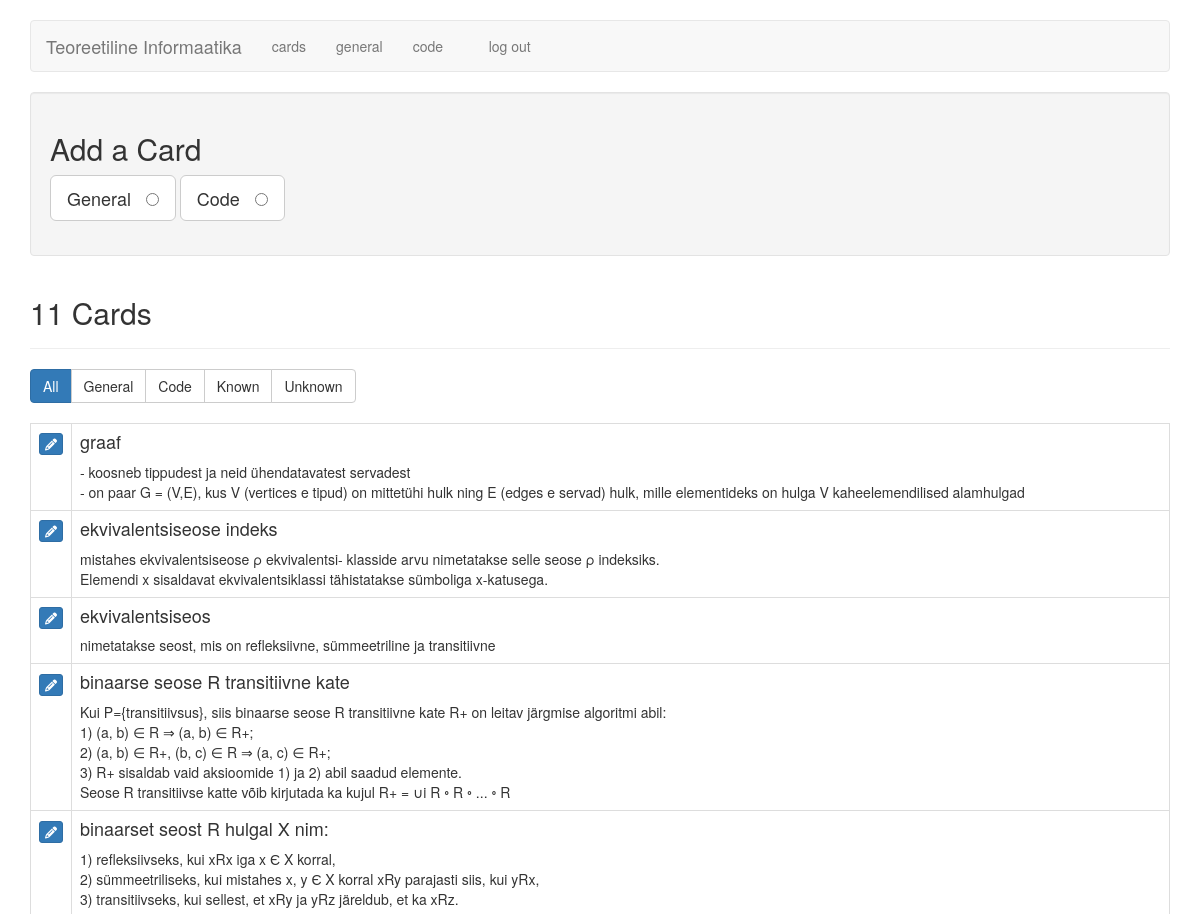
Page /cards (signed in, upper part) on the earlier database version.
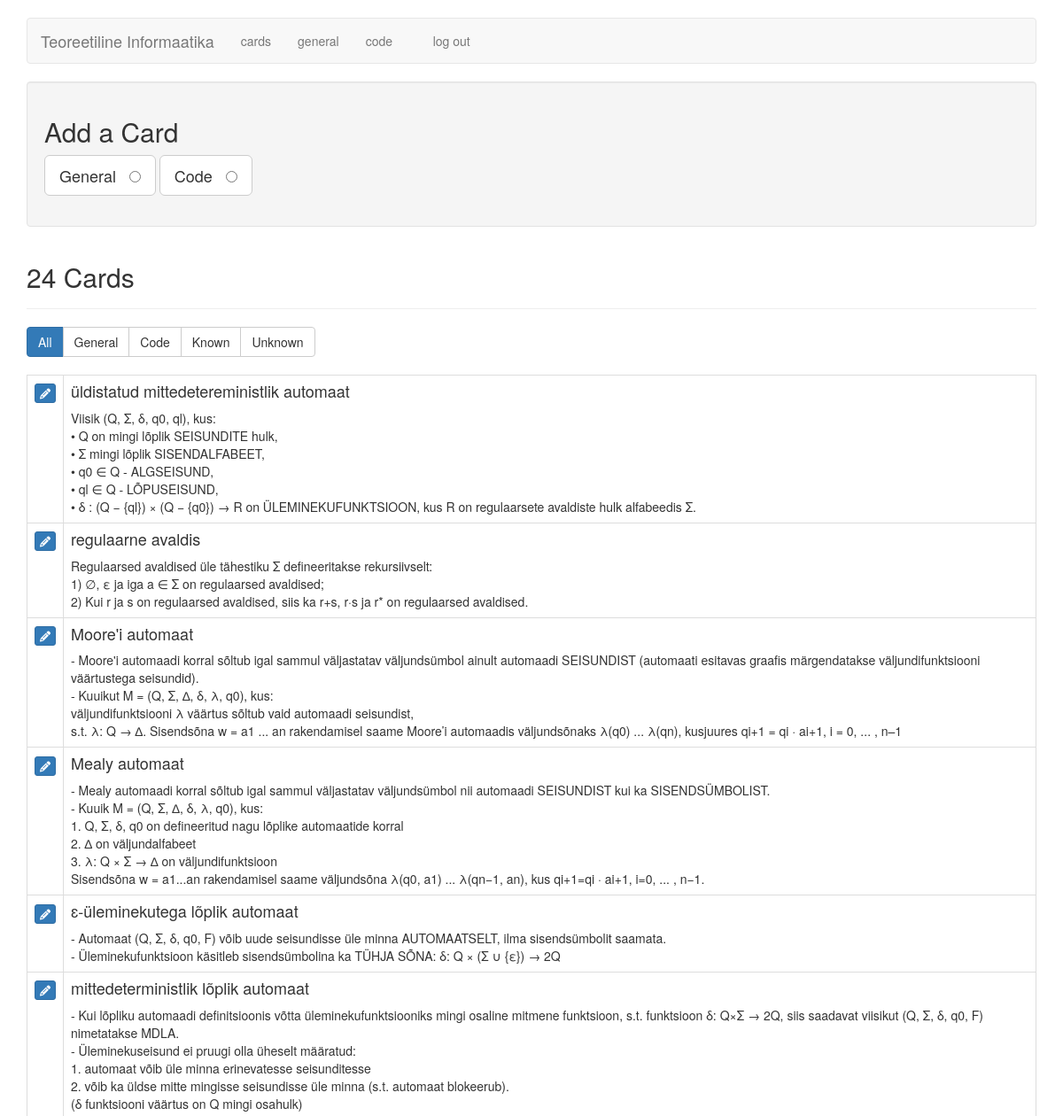
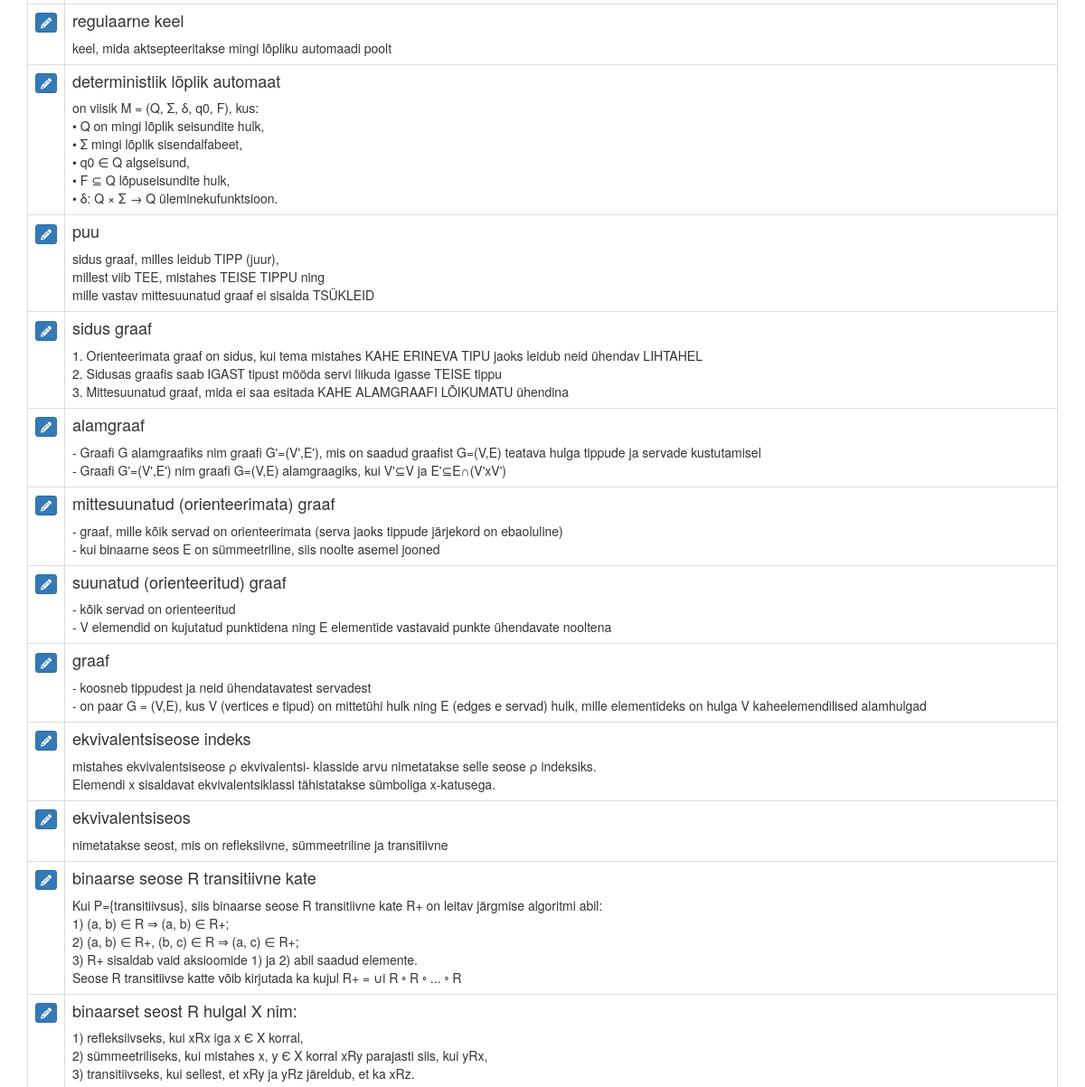
Same page on the later database version (2 pictures, top to bottom).
### tables this page shows
CREATE TABLE cards (
  id integer primary key autoincrement,
  type tinyint not null, /* 1 for vocab, 2 for code */
  front text not null,
  back text not null,
  known boolean default 0
);

### flash_cards.py (the view)
@app.route('/cards')
def cards():
    if not session.get('logged_in'):
        return redirect(url_for('login'))
    db = get_db()
    query = '''
        SELECT id, type, front, back, known
        FROM cards
        ORDER BY id DESC
    '''
    cur = db.execute(query)
    cards = cur.fetchall()
    return render_template('cards.html', cards=cards, filter_name="all")

### flash_cards.py (called while the page is built)
def connect_db():
    rv = sqlite3.connect(app.config['DATABASE'])
    rv.row_factory = sqlite3.Row
    return rv

def get_db():
    if not hasattr(g, 'sqlite_db'):
        g.sqlite_db = connect_db()
    return g.sqlite_db

### templates/cards.html (shortened to what this page needs)
{% extends "layout.html" %}
{% block body %}
    <div class="well editPanel">
        <h2>Add a Card</h2>
        <form action="{{ url_for('add_card') }}" method="post" class="cardForm">
            <div class="form-group">
                <label for="general" class="toggleButton btn btn-default btn-lg">General &nbsp;
                    <input type="radio" name="type" value="1" id="general"/>
                </label>
                <label for="code" class="toggleButton btn btn-default btn-lg">Code &nbsp;
                    <input type="radio" name="type" value="2" id="code"/>
                </label>
            </div>
        </form>
    </div>
    <div class="page-header">
        <h2>{{ cards|length }} Card{{ '' if (cards|length == 1) else 's' }}</h2>
    </div>
    <div class="btn-group btn-group-md" role="group" aria-label="filters">
        <a href="{{ url_for('filter_cards', filter_name="all") }}" class="btn btn-{{ "primary" if filter_name == "all" else "default" }}">All</a>
        <a href="{{ url_for('filter_cards', filter_name="general") }}" class="btn btn-{{ "primary" if filter_name == "general" else "default" }}">General</a>
        <a href="{{ url_for('filter_cards', filter_name="code") }}" class="btn btn-{{ "primary" if filter_name == "code" else "default" }}">Code</a>
        <a href="{{ url_for('filter_cards', filter_name="known") }}" class="btn btn-{{ "primary" if filter_name == "known" else "default" }}">Known</a>
        <a href="{{ url_for('filter_cards', filter_name="unknown") }}" class="btn btn-{{ "primary" if filter_name == "unknown" else "default" }}">Unknown</a>
    </div>
    <br />
    <br />
    <table class="table table-bordered">
        {% for card in cards %}
            <tr>
                <td>
                    <a href="{{ url_for('edit', card_id=card.id) }}" class="btn btn-xs btn-primary"><i class="fa fa-pencil" aria-hidden="true"></i></a>
                </td>
                <td class="cardContent">
                    <h4>
                        {{ card.front }}
                    </h4>
                    {% if card.type == 1 %}
                        {{ card.back|replace("\n", "<br />")|safe }}
                    {% else %}
                        <pre>{{ card.back|safe }}</pre>
                    {% endif %}
                </td>
            </tr>
        {% else %}
            <tr>
                <td>
                    <em>No cards to show.</em>
                </td>
            </tr>
        {% endfor %}
    </table>
{% endblock %}

### templates/layout.html (shortened to what this page needs)
<!doctype html>
<html>
<head>
    <link rel="stylesheet" href="https://maxcdn.bootstrapcdn.com/bootstrap/3.3.6/css/bootstrap.min.css"
>
    <link rel=stylesheet type=text/css href="{{ url_for('static', filename='style.css') }}"/>
</head>
<body>
    <div class="container">
        <div class="row">
            <div class="col-xs-12">
                <br/>
                <nav class="navbar navbar-default">
                    <div class="navbar-header">
                        <a class="navbar-brand" href="{{ url_for('index') }}">Teoreetiline Informaatika</a>
                        <ul class="nav navbar-nav navbar-right">
                            {% if not session.logged_in %}
                                <li><a href="{{ url_for('login') }}">log in</a></li>
                            {% else %}
                                <li><a href="{{ url_for('cards') }}">cards</a></li>
                                <li><a href="{{ url_for('general') }}">general</a></li>
                                <li><a href="{{ url_for('code') }}">code</a></li>
                                <li>&nbsp;&nbsp;&nbsp;&nbsp;</li>
                                <li><a href="{{ url_for('logout') }}">log out</a></li>
                            {% endif %}
                        </ul>
                    </div>
                </nav>
                {% block body %}{% endblock %}
            </div>
        </div>
    </div>
</body>
</html>

### static/style.css (style rules this page uses)
.cardContent h4 { margin-top: 0; }
.navbar-nav>li, .navbar-nav { float: left !important; }
.navbar-nav.navbar-right:last-child { margin-right: 0 !important; }
.navbar-right { float: right!important; }

Differences in the rows shown:
added cards: front "üldistatud mittedetereministlik automaat", back "Viisik (Q, Σ, δ, q0, ql), kus: • Q on mingi lõplik SEISUNDITE hulk, • Σ mingi lõplik SISENDALFABEET, • q0 ∈ Q - ALGSEISUND, • ql ∈ Q - LÕPUSEISUND, • δ : (Q − {ql}) × (Q − {q0}) → R on ÜLEMINEKUFUNKTSIOON, kus R on regulaarsete avaldiste hulk alfabeedis Σ."
added cards: front "regulaarne avaldis", back "Regulaarsed avaldised üle tähestiku Σ defineeritakse rekursiivselt: 1) ∅, ε ja iga a ∈ Σ on regulaarsed avaldised; 2) Kui r ja s on regulaarsed avaldised, siis ka r+s, r·s ja r* on regulaarsed avaldised."
added cards: front "Moore'i automaat", back "- Moore'i automaadi korral sõltub igal sammul väljastatav väljundsümbol ainult automaadi SEISUNDIST (automaati esitavas graafis märgendatakse väljundifunktsiooni väärtustega seisundid). - Kuuikut M = (Q, Σ, ∆, δ, λ, q0), kus: väljundifunktsiooni λ väärtus sõltub vaid automaadi seisundist, s.t. λ: Q → ∆. Sisendsõna w = a1 ... an rakendamisel saame Moore’i automaadis väljundsõnaks λ(q0) ... λ(qn), kusjuures qi+1 = qi · ai+1, i = 0, ... , n–1"
added cards: front "Mealy automaat", back "- Mealy automaadi korral sõltub igal sammul väljastatav väljundsümbol nii automaadi SEISUNDIST kui ka SISENDSÜMBOLIST. - Kuuik M = (Q, Σ, ∆, δ, λ, q0), kus: 1. Q, Σ, δ, q0 on defineeritud nagu lõplike automaatide korral 2. ∆ on väljundalfabeet 3. λ: Q × Σ → ∆ on väljundifunktsioon Sisendsõna w = a1...an rakendamisel saame väljundsõna λ(q0, a1) ... λ(qn−1, an), kus qi+1=qi · ai+1, i=0, ... , n−1."
added cards: front "ɛ-üleminekutega lõplik automaat", back "- Automaat (Q, Σ, δ, q0, F) võib uude seisundisse üle minna AUTOMAATSELT, ilma sisendsümbolit saamata. - Üleminekufunktsioon käsitleb sisendsümbolina ka TÜHJA SÕNA: δ: Q × (Σ ∪ {ε}) → 2Q"
added cards: front "mittedeterministlik lõplik automaat", back "- Kui lõpliku automaadi definitsioonis võtta üleminekufunktsiooniks mingi osaline mitmene funktsioon, s.t. funktsioon δ: Q×Σ → 2Q, siis saadavat viisikut (Q, Σ, δ, q0, F) nimetatakse MDLA. - Üleminekuseisund ei pruugi olla üheselt määratud: 1. automaat võib üle minna erinevatesse seisunditesse 2. võib ka üldse mitte mingisse seisundisse üle minna (s.t. automaat blokeerub). (δ funktsiooni väärtus on Q mingi osahulk)"
added cards: front "regulaarne keel", back "keel, mida aktsepteeritakse mingi lõpliku automaadi poolt"
added cards: front "deterministlik lõplik automaat", back "on viisik M = (Q, Σ, δ, q0, F), kus: • Q on mingi lõplik seisundite hulk, • Σ mingi lõplik sisendalfabeet, • q0 ∈ Q algseisund, • F ⊆ Q lõpuseisundite hulk, • δ: Q × Σ → Q üleminekufunktsioon."
added cards: front "puu", back "sidus graaf, milles leidub TIPP (juur), millest viib TEE, mistahes TEISE TIPPU ning mille vastav mittesuunatud graaf ei sisalda TSÜKLEID"
added cards: front "sidus graaf", back "1. Orienteerimata graaf on sidus, kui tema mistahes KAHE ERINEVA TIPU jaoks leidub neid ühendav LIHTAHEL 2. Sidusas graafis saab IGAST tipust mööda servi liikuda igasse TEISE tippu 3. Mittesuunatud graaf, mida ei saa esitada KAHE ALAMGRAAFI LÕIKUMATU ühendina"
added cards: front "alamgraaf", back "- Graafi G alamgraafiks nim graafi G'=(V',E'), mis on saadud graafist G=(V,E) teatava hulga tippude ja servade kustutamisel - Graafi G'=(V',E') nim graafi G=(V,E) alamgraagiks, kui V'⊆V ja E'⊆E∩(V'xV')"
added cards: front "mittesuunatud (orienteerimata) graaf", back "- graaf, mille kõik servad on orienteerimata (serva jaoks tippude järjekord on ebaoluline) - kui binaarne seos E on sümmeetriline, siis noolte asemel jooned"
added cards: front "suunatud (orienteeritud) graaf", back "- kõik servad on orienteeritud - V elemendid on kujutatud punktidena ning E elementide vastavaid punkte ühendavate nooltena"
Other differences:
{{ cards|length }}: "11" → "24"
